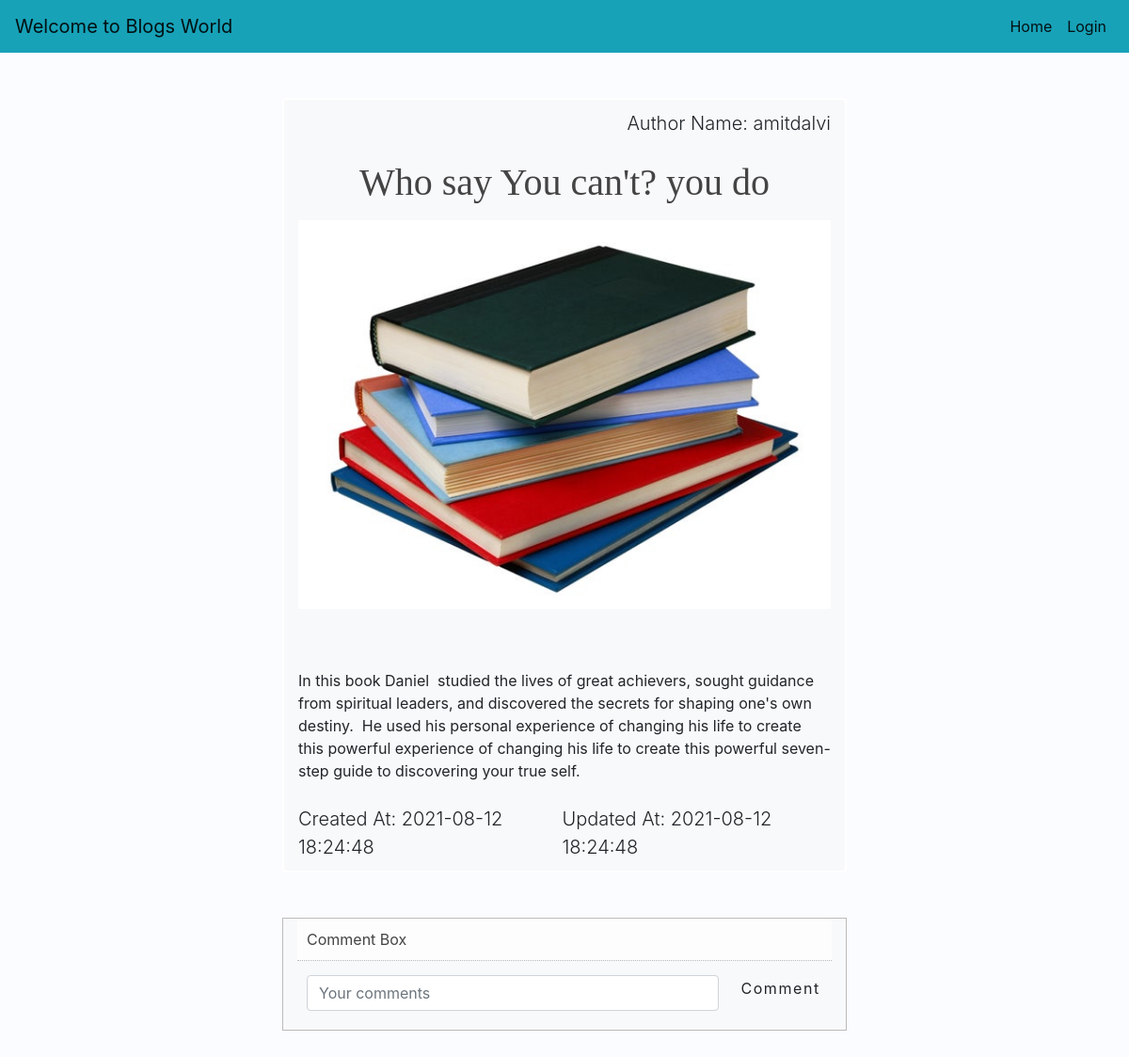
Before: /show_post.php?id=2 with the older database file.
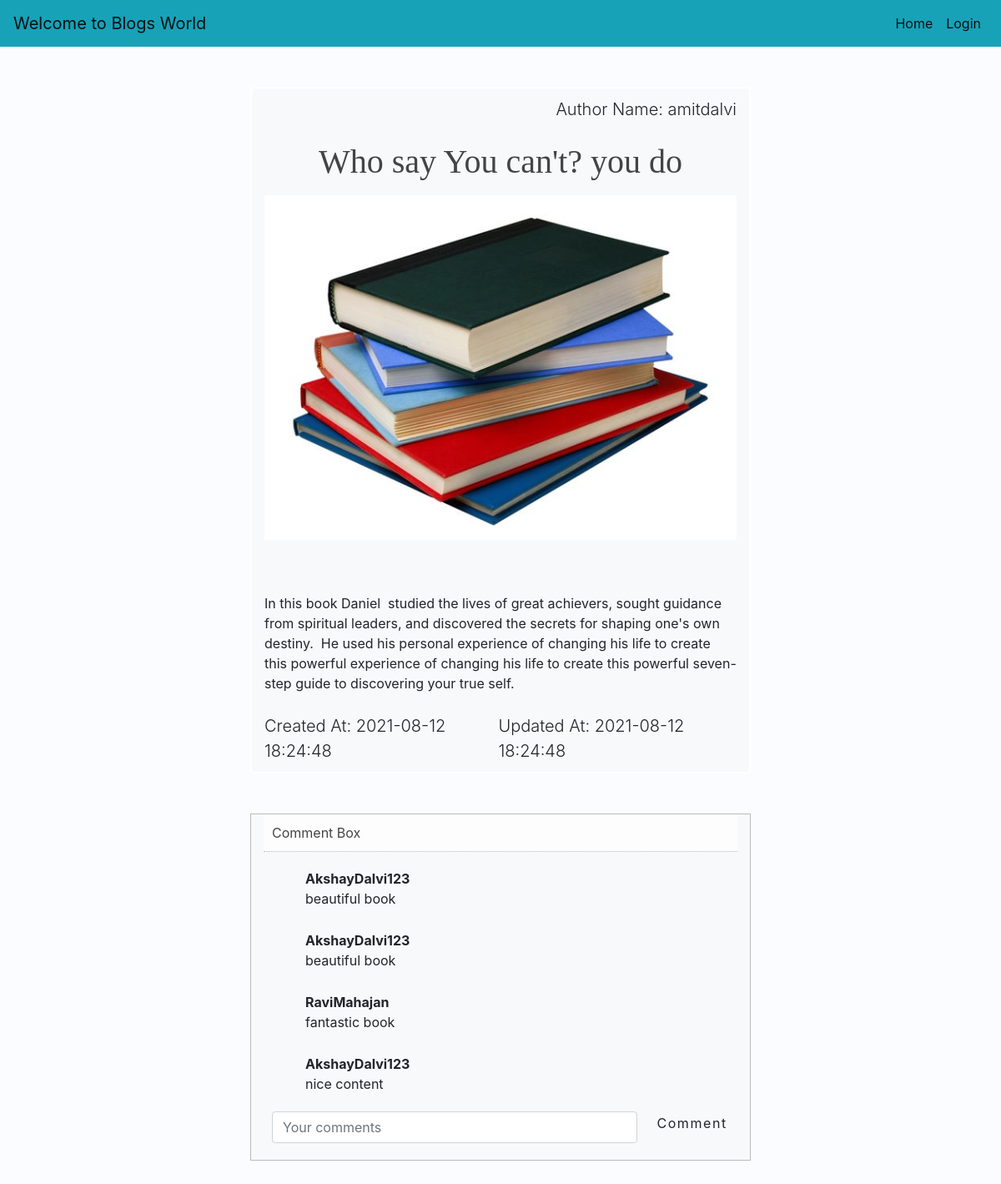
After: the same page with the newer database file.
### tables this page shows
CREATE TABLE `users` (
  `id` int(11) NOT NULL,
  `username` varchar(255) NOT NULL,
  `email` varchar(255) NOT NULL,
  `role` enum('Author','Admin') DEFAULT NULL,
  `password` varchar(255) NOT NULL,
  `created_at` timestamp NULL DEFAULT current_timestamp(),
  `updated_at` timestamp NULL DEFAULT NULL
);

CREATE TABLE `posts` (
  `id` int(11) NOT NULL,
  `user_id` int(11) DEFAULT NULL,
  `title` varchar(255) NOT NULL,
  `views` int(11) NOT NULL DEFAULT 0,
  `image` varchar(255) NOT NULL,
  `content` text NOT NULL,
  `created_at` timestamp NOT NULL DEFAULT current_timestamp(),
  `updated_at` timestamp NOT NULL DEFAULT '2021-08-08 00:20:25'
);

CREATE TABLE `comment` (
  `comment_id` int(11) NOT NULL,
  `post_id` int(11) NOT NULL,
  `user_id` int(11) NOT NULL,
  `comment_desc` varchar(255) NOT NULL
);

### main/phpfunctions.php (called while the page is built, shortened)
<?php
function getPost($id){
	global $conn;
	$id = $_GET['id'];
	$sql = "SELECT * FROM posts WHERE id='$id'";
	$result = mysqli_query($conn, $sql);
    $posts = mysqli_fetch_all($result,MYSQLI_ASSOC);
    return $posts;
}
function getName($u_id){
	global $conn;
	$sql = "SELECT username FROM users WHERE id=$u_id";
	$result = mysqli_query($conn, $sql);
	return $result;
}

### admin/Class/Database.php (called while the page is built, shortened)
<?php
class Database
{
    public function __construct()
    {
        $this->conn = mysqli_connect("localhost", "root", "", "phppractice");
    }
}
?>

### admin/Class/Comment.php (called while the page is built, shortened)
<?php
require_once('Database.php');
class Comment extends Database {
  public function showComment($post_id) {
      global $conn;
      $usercomment = array();
      $query = "SELECT * FROM comment WHERE post_id = $post_id ";
      $result = mysqli_query($conn, $query);
      $res = mysqli_fetch_all($result,MYSQLI_ASSOC);
      foreach ($res as $in) {
          $in['username'] = $this->getUserName($in['user_id']);
          array_push($usercomment, $in);
        }
      return $usercomment;
  }
  public function getUserName($user_id) {
      global $conn;
      $query = "SELECT username FROM users WHERE id=$user_id";
      $result = mysqli_query($conn, $query);
      if ($result) {
        return mysqli_fetch_assoc($result)['username'];
      } else {
        return null;
      }
  }
}

### show_post.php (the view, shortened to what this page needs)
<?php require_once('config.php'); ?>
<?php require_once( ROOT_PATH . '/main/phpfunctions.php'); ?>
<?php require_once('admin/Class/Comment.php'); ?>
<?php require_once('main/head_section.php') ?>
 <?php
	if (isset($_GET['id'])) {
		$post = getPost($_GET['id']);
	}
?>
 <link rel="stylesheet" href="style/comment.css">
</head>
<body style="background-color: #FBFCFF;">
<?php require_once('main/navbar.php') ?>
<?php foreach ( $post as $post): ?>
	<div class="show-post container-fluid w-50 ml-auto mr-auto mt-5 bg-light " >
			<?php $u_id=$post['user_id'];
		$name=getName($u_id); ?>
	<?php
		while ($row = $name->fetch_assoc()) { ?>
  	     <p class="lead d-flex justify-content-end">Author Name: <?php echo $row['username']." " ?> </p> <?php
	} ?>
				<h1 class="text-center pt-2"><?php echo $post['title'] ?></h1>
				<div class="d-flex justify-content-center align-items-center">
				<img src="<?php echo BASE_URL . 'images/' . $post['image']; ?>" class="img-fluid pt-2" alt="image">
				</div>
                <p class=" text-center pt-5"><?php  echo html_entity_decode($post['content'])?></p>
		<div class="d-flex justify-content-between pt-2"><span class="lead">Created At: <?php echo $post['created_at'] ?></span><span class="lead">Updated At: <?php echo $post['updated_at'] ?></span> </div>
				</div>
	<div class="detailBox container-fluid w-50 ml-auto mr-auto mt-5 bg-light">
    <div class="titleBox">
      <label>Comment Box</label>
    </div>
	<?php
		$comment = new Comment();
		$allcomment = $comment->showComment($_GET['id']);
		echo '<div class="actionBox">';
		foreach($allcomment as $comment) {
		?>
		<ul class="commentList">
			<li>
		<div class="commentText">
			<span><b><?php echo $comment['username']; ?></b></span>
			<p class=""><?php echo $comment['comment_desc']; ?></p>
		</div>
			</li>
		</ul>
		<?php } ?>
        <form class="form-inline" role="form" action="" method="post">
            <div class="form-group">
                <input class="form-control" type="text" placeholder="Your comments" name="desc" required>
            </div>
            <div class="form-group mar">
                <button class="btn btn-default" name="comment_btn">Comment</button>
            </div>
        </form>
    </div>
</div>
<?php endforeach
?>
</body>

### main/head_section.php (shortened to what this page needs)
<!DOCTYPE html>
<html>
<head>
	<link rel="stylesheet" href="https://cdn.jsdelivr.net/npm/bootstrap@4.6.0/dist/css/bootstrap.min.css">
	<link rel="stylesheet" href="https://cdn.jsdelivr.net/npm/bootstrap-icons@1.3.0/font/bootstrap-icons.css" />
	<link rel="stylesheet" href="style/css/main.css">

### main/navbar.php (shortened to what this page needs)
<nav class="navbar navbar-expand-lg navbar-light bg-info">
  <a class="navbar-brand" href="index.php">Welcome to Blogs World</a>
  <div class="collapse navbar-collapse ml-auto" id="navbarSupportedContent">
    <ul class="navbar-nav ml-auto">
      <li class="nav-item active">
        <a class="nav-link" href="index.php">Home <span class="sr-only">(current)</span></a>
      </li>
      <?php if (isset($_SESSION['user']['username'])) { ?>
	<div class="logged_in_info">
		 <li class="nav-item active">
        <a class="nav-link" href="logout.php">Logout <span class="sr-only">(current)</span></a>
      </li>
	</div>
<?php }else{ ?>
    <li class="nav-item active">
        <a class="nav-link" href="login.php">Login <span class="sr-only">(current)</span></a>
      </li>
    </ul>
    <?php } ?>
  </div>
</nav>

### style/css/main.css (style rules this page uses)
* { margin: 0px; padding: 0px; }
html { height: 100%; box-sizing: border-box; }
body { position: relative; margin: 0; padding-bottom: 6rem; min-height: 100%; }
h1, h2, h3, h4 { color: #444; font-family: "Averia Serif Libre", cursive; }
a { text-decoration: none; }
ul, ol { margin-left: 40px; }
.navbar { height: 50% !important; }
.btn { text-align: center; border: none; border-radius: 5px; display: block; width: 50%; letter-spacing: 0.1em; margin: 10px 0px; padding: 12px; text-decoration: none; font-size: 15px; font-weight: 700; }
form input { width: 100%; display: block; padding: 13px 13px; font-size: 1em; margin: 5px auto 10px; border-radius: 3px; box-sizing: border-box; background: transparent; border: 1px solid #3e606f; }
.show-post { padding: 10px; min-height: 100vh; border: 2px solid #fff; border-radius: 5px; }

### style/comment.css (style rules this page uses)
.detailBox { border:1px solid #bbb; margin:30px; }
.titleBox { background-color:#fdfdfd; padding:10px; }
.titleBox label { color:#444; margin:0; display:inline-block; }
.commentBox .form-group:first-child, .actionBox .form-group:first-child { width:80%; }
.commentBox .form-group:nth-child(2), .actionBox .form-group:nth-child(2) { width:18%; }
.actionBox .form-group * { width:100%; }
.commentList { padding:0; list-style:none; max-height:200px; overflow:auto; }
.commentList li { margin:0; margin-top:10px; }
.commentList li > div { display:table-cell; }
.commentText p { margin:0; }
.actionBox { border-top:1px dotted #bbb; padding:10px; }
.mar { margin-left: 10px; margin-top: -15px; }

Changed rows visible on the page:
added comment: username "AkshayDalvi123", comment_desc "beautiful book"
added comment: username "AkshayDalvi123", comment_desc "beautiful book"
added comment: username "RaviMahajan", comment_desc "fantastic book"
added comment: username "AkshayDalvi123", comment_desc "nice content"
